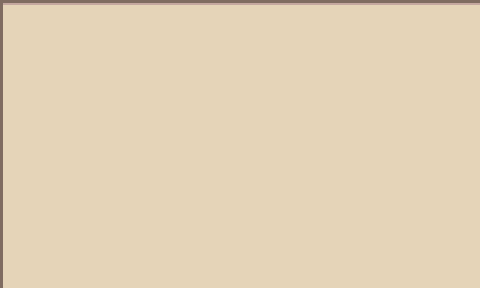

A 2D game scene composited from a Tiled map and its tileset images. What follows is a short description and the map's XML, with every tile layer's data as written:
An orthogonal 15x9 tile map with 32x32 px tiles, 1 tile layer (Tile Layer 1).

<map version="1.0" orientation="orthogonal" width="15" height="9" tilewidth="32" tileheight="32">
 <tileset firstgid="1" name="Tiles" tilewidth="32" tileheight="32">
  <image source="../module-set.png" width="96" height="192" />
  <tile id="0">
   <properties>
    <property name="Name" value="TILE_TL" />
   </properties>
  </tile>
  <tile id="1">
   <properties>
    <property name="Name" value="TILE_TC" />
   </properties>
  </tile>
  <tile id="2">
   <properties>
    <property name="Name" value="TILE_TR" />
   </properties>
  </tile>
  <tile id="3">
   <properties>
    <property name="Name" value="TILE_ML" />
   </properties>
  </tile>
  <tile id="4">
   <properties>
    <property name="Name" value="TILE_MC" />
   </properties>
  </tile>
  <tile id="5">
   <properties>
    <property name="Name" value="TILE_MR" />
   </properties>
  </tile>
  <tile id="6">
   <properties>
    <property name="Name" value="TILE_BL" />
   </properties>
  </tile>
  <tile id="7">
   <properties>
    <property name="Name" value="TILE_BC" />
   </properties>
  </tile>
  <tile id="8">
   <properties>
    <property name="Name" value="TILE_BR" />
   </properties>
  </tile>
  <tile id="9">
   <properties>
    <property name="Name" value="TILE_TO" />
   </properties>
  </tile>
  <tile id="10">
   <properties>
    <property name="Name" value="TILE_RO" />
   </properties>
  </tile>
  <tile id="11">
   <properties>
    <property name="Name" value="TILE_BLANK" />
   </properties>
  </tile>
  <tile id="12">
   <properties>
    <property name="Name" value="TILE_LO" />
   </properties>
  </tile>
  <tile id="13">
   <properties>
    <property name="Name" value="TILE_BO" />
   </properties>
  </tile>
 </tileset>
 <layer name="Tile Layer 1" width="15" height="9">
  <data>
   <tile gid="1" />
   <tile gid="2" />
   <tile gid="2" />
   <tile gid="2" />
   <tile gid="2" />
   <tile gid="2" />
   <tile gid="2" />
   <tile gid="2" />
   <tile gid="2" />
   <tile gid="2" />
   <tile gid="2" />
   <tile gid="2" />
   <tile gid="2" />
   <tile gid="2" />
   <tile gid="2" />
   <tile gid="4" />
   <tile gid="5" />
   <tile gid="5" />
   <tile gid="5" />
   <tile gid="5" />
   <tile gid="5" />
   <tile gid="5" />
   <tile gid="5" />
   <tile gid="5" />
   <tile gid="5" />
   <tile gid="5" />
   <tile gid="5" />
   <tile gid="5" />
   <tile gid="5" />
   <tile gid="5" />
   <tile gid="4" />
   <tile gid="5" />
   <tile gid="5" />
   <tile gid="5" />
   <tile gid="5" />
   <tile gid="5" />
   <tile gid="5" />
   <tile gid="5" />
   <tile gid="5" />
   <tile gid="5" />
   <tile gid="5" />
   <tile gid="5" />
   <tile gid="5" />
   <tile gid="5" />
   <tile gid="5" />
   <tile gid="4" />
   <tile gid="5" />
   <tile gid="5" />
   <tile gid="5" />
   <tile gid="5" />
   <tile gid="5" />
   <tile gid="5" />
   <tile gid="5" />
   <tile gid="5" />
   <tile gid="5" />
   <tile gid="5" />
   <tile gid="5" />
   <tile gid="5" />
   <tile gid="5" />
   <tile gid="5" />
   <tile gid="4" />
   <tile gid="5" />
   <tile gid="5" />
   <tile gid="5" />
   <tile gid="5" />
   <tile gid="5" />
   <tile gid="5" />
   <tile gid="5" />
   <tile gid="5" />
   <tile gid="5" />
   <tile gid="5" />
   <tile gid="5" />
   <tile gid="5" />
   <tile gid="5" />
   <tile gid="5" />
   <tile gid="4" />
   <tile gid="5" />
   <tile gid="5" />
   <tile gid="5" />
   <tile gid="5" />
   <tile gid="5" />
   <tile gid="5" />
   <tile gid="5" />
   <tile gid="5" />
   <tile gid="5" />
   <tile gid="5" />
   <tile gid="5" />
   <tile gid="5" />
   <tile gid="5" />
   <tile gid="5" />
   <tile gid="4" />
   <tile gid="5" />
   <tile gid="5" />
   <tile gid="5" />
   <tile gid="5" />
   <tile gid="5" />
   <tile gid="5" />
   <tile gid="5" />
   <tile gid="5" />
   <tile gid="5" />
   <tile gid="5" />
   <tile gid="5" />
   <tile gid="5" />
   <tile gid="5" />
   <tile gid="5" />
   <tile gid="4" />
   <tile gid="5" />
   <tile gid="5" />
   <tile gid="5" />
   <tile gid="5" />
   <tile gid="5" />
   <tile gid="5" />
   <tile gid="5" />
   <tile gid="5" />
   <tile gid="5" />
   <tile gid="5" />
   <tile gid="5" />
   <tile gid="5" />
   <tile gid="5" />
   <tile gid="5" />
   <tile gid="4" />
   <tile gid="5" />
   <tile gid="5" />
   <tile gid="5" />
   <tile gid="5" />
   <tile gid="5" />
   <tile gid="5" />
   <tile gid="5" />
   <tile gid="5" />
   <tile gid="5" />
   <tile gid="5" />
   <tile gid="5" />
   <tile gid="5" />
   <tile gid="5" />
   <tile gid="5" />
  </data>
 </layer>
</map>
